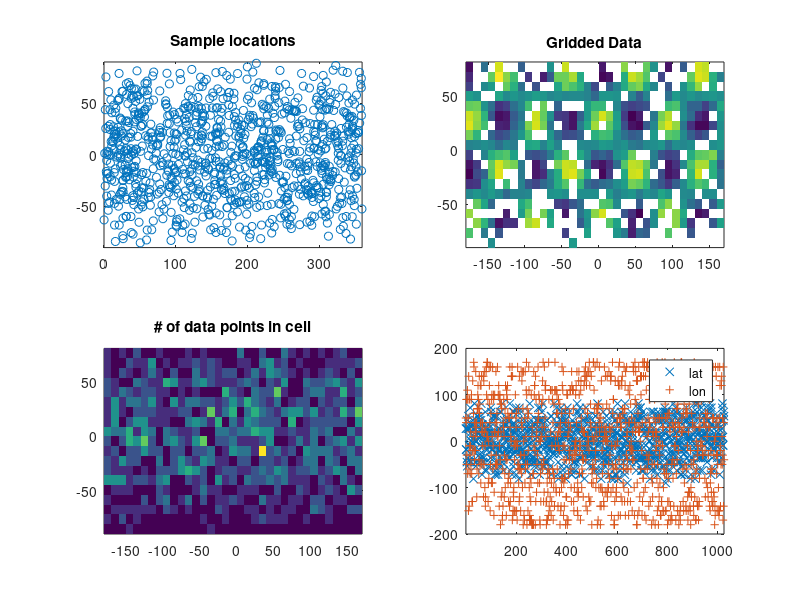

This figure's MATLAB source:
%Set number of random data points
Ndata	=	1024;
%make random locations for "cores"
xyz	=	2*rand(3,Ndata)-1	;
xyz	=	xyz./sqrt(sum(xyz.*xyz,1));
%Core location latitude
lat	=	(180/pi)*acos(1-2*rand(1,Ndata))-90;
%Core location longitude
lon	=	360*rand(1,Ndata);
%Value at eat sample location
dat	=	sin(4*pi*lat/180).*cos(4*pi*lon/180)+.2*rand(1,Ndata);
%Plot the location of the points
subplot(2,2,1)
plot(lon,lat,"o;;")
xlim([0,360])
ylim([-90,90])
title("Sample locations")
% Make grid to put averages in
dlat	=	9;
dlon	=	10;
glat	=	-90:dlat:(90-dlat);
glon	=	-180:dlon:(180-dlon);
Nlon	=	length(glon);
Nlat	=	length(glat);
% Gridded data
datgrid	=	zeros(Nlon,Nlat);
% How many data points are in that grid point
ingrid	=	zeros(Nlon,Nlat);
% indecies of the  grid cell is a particular data point in
gridcell=	zeros(2,Ndata);
% list of which data points are in a particular grid point
incell	=	cell(Nlon,Nlat);
% Put each data point into a grid point
for k=1:Ndata
	%Find the nearest longitude
	i		=	round((lon(k)-glon(1))/dlon);
	i		=	mod(i,Nlon)+1;
	%Find the nearest latitude
	j		=	round((lat(k)-glat(1))/dlat);
	j		=	mod(j,Nlat)+1;
	% add the data index to that cells listing
	incell{i,j}	=	[incell{i,j},k];
	% add the grid cell index to that data points listing
	gridcell(:,k)	=	[i,j];
	% increase the count of data points in that grid cell
	ingrid(i,j)	=	ingrid(i,j)+1;
	% add the value to that cells running average
	datgrid(i,j)	=	datgrid(i,j)+dat(k);
end%for
% take the average
% Note: this will give NaNs for unoccupied cells
datgrid	=	datgrid./ingrid;
subplot(2,2,2)
pcolor(glon,glat,datgrid')
shading flat
title("Gridded Data")
subplot(2,2,3)
pcolor(glon,glat,ingrid')
title("# of data points in cell")
shading flat
subplot(2,2,4)
plot(1:Ndata,glat(gridcell(2,:)),"x;lat;",1:Ndata,glon(gridcell(1,:)),"+;lon;")
xlim([1,Ndata])
